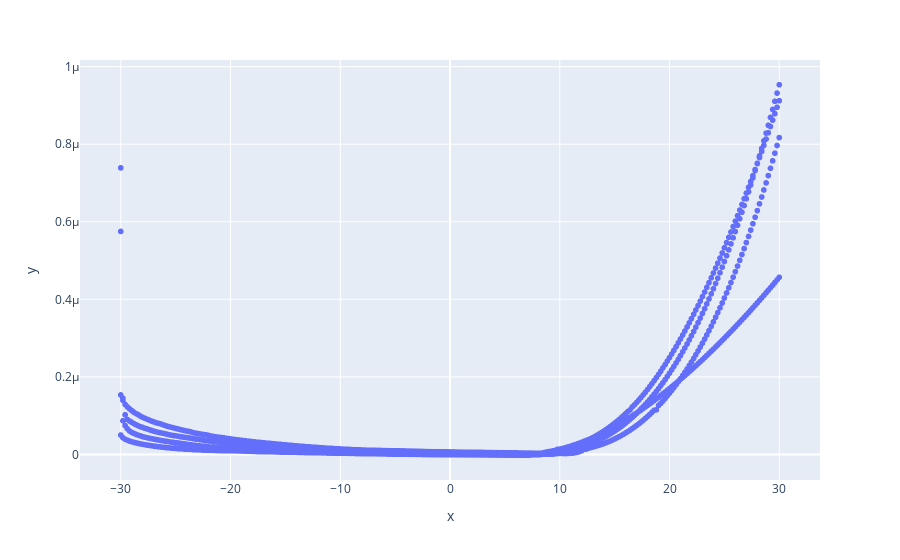

The notebook cell saved with this chart:
### Code cell
fig = px.scatter(x=DF2['Voltage'], y=DF2['Current'])
fig.show()

### Figure 1 — Plotly figure (JSON) as saved in the notebook; plotly's stock layout.template omitted (floating-point values rounded to 4 significant figures; data arrays with more than 128 entries replaced by an {"elided": "..."} marker saying what was removed)
{"data": [{"hovertemplate": "x=%{x}<br>y=%{y}<extra></extra>", "legendgroup": "", "marker": {"color": "#636efa", "symbol": "circle"}, "mode": "markers", "name": "", "showlegend": false, "type": "scattergl", "x": {"elided": "1204 float values"}, "xaxis": "x", "y": {"elided": "1204 float values"}, "yaxis": "y"}], "layout": {"legend": {"tracegroupgap": 0}, "margin": {"t": 60}, "xaxis": {"anchor": "y", "domain": [0, 1], "title": {"text": "x"}}, "yaxis": {"anchor": "x", "domain": [0, 1], "title": {"text": "y"}}}}
